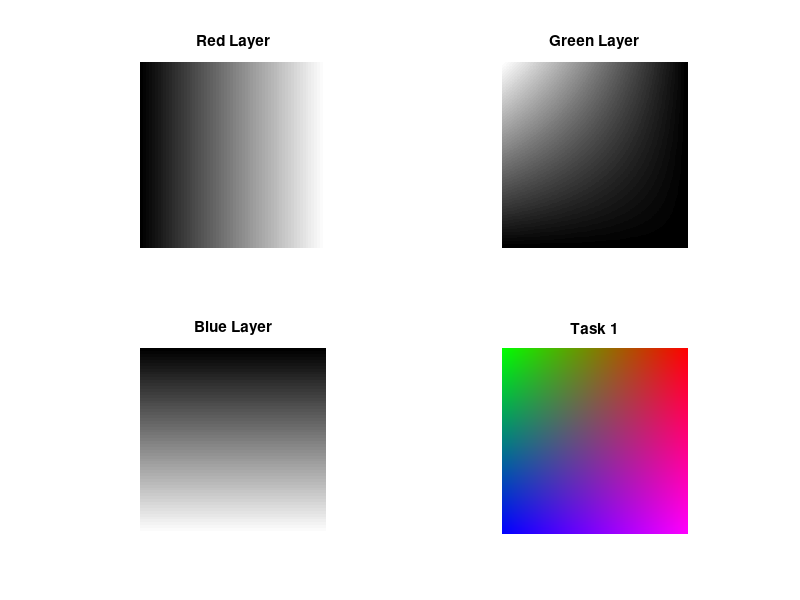

This figure's MATLAB source:
%image3.m
%creates an image with gradations of color but not diagonally
%Margaux McFarland, CSC1 1320-112, ID: 107731341, Assignment 6

%image dimensions
rows = 256;
cols = 256;

%greyscale matrix for green layer
greenLay = zeros(rows,cols);

%greyscale matrix for blue layer
blueLay = zeros(rows,cols);

%greyscale matrix for red layer
redLay = zeros(rows,cols);


for i = 1:rows
    for j = 1:cols
        redLay(:,j) = (j-1)/255;
        blueLay(i,:) = (i-1)/255;
        vec = linspace(i-1,255,256);
        greenLay(i,j)= vec(j)/255;
    end
end

%invert the green layer
greenLay = (greenLay-1)*-1;

%%
%3D color array
RGB1 = zeros(rows,cols,3);
RGB1(:,:,1) = redLay;
RGB1(:,:,2) = greenLay;
RGB1(:,:,3) = blueLay;

%%
%plot
figure
subplot(2,2,1);
imshow(redLay);
title('Red Layer');

subplot(2,2,2);
imshow(greenLay);
title('Green Layer');

subplot(2,2,3);
imshow(blueLay);
title('Blue Layer');

subplot(2,2,4);
imshow(RGB1);
title('Task 1');